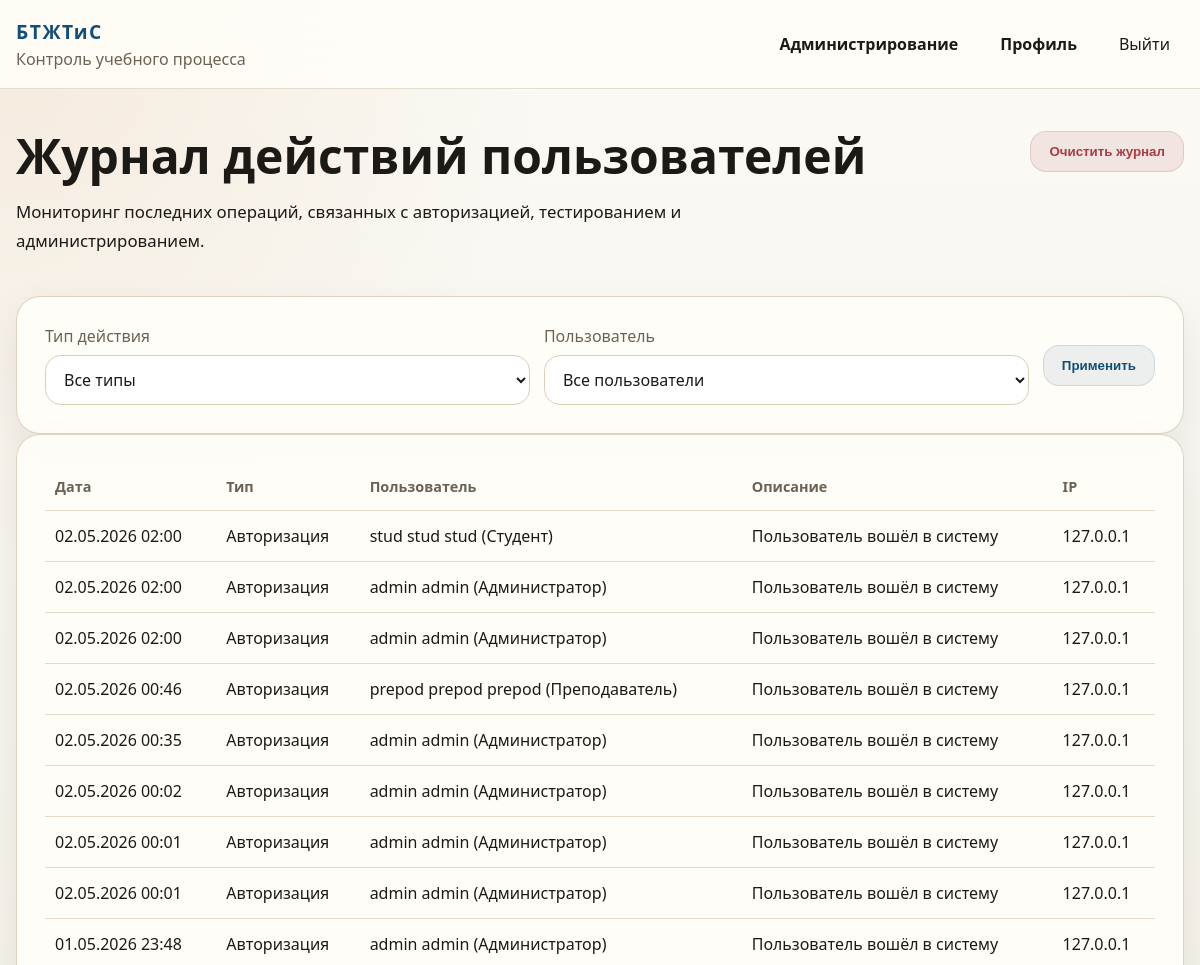
/admin-panel/logs/ (signed in, upper part), run on an earlier commit of the app's database.
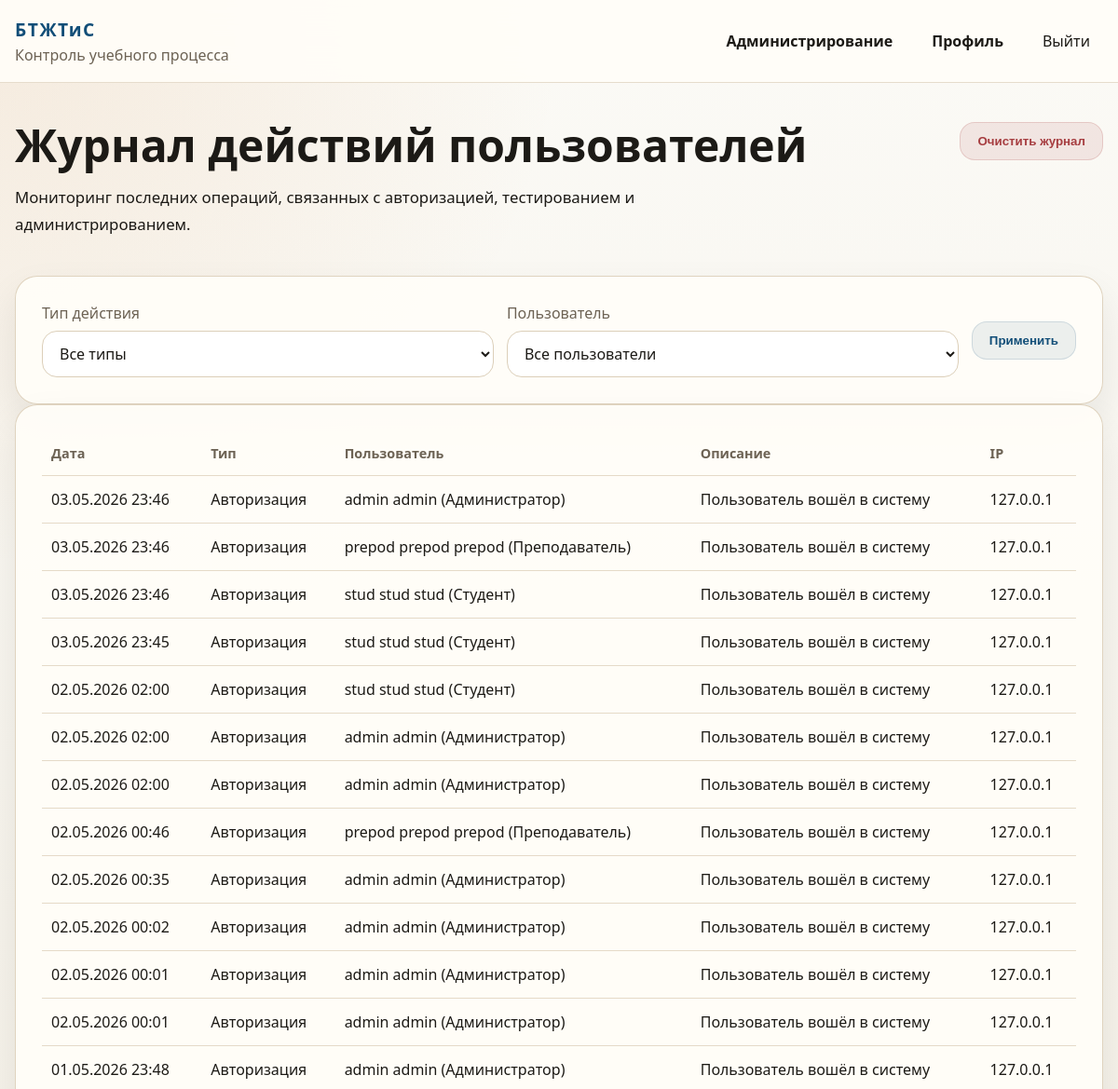
And on a later commit of the database.
### education/models.py (models this page shows, shortened)
class ActivityLog(models.Model):
    class ActionType(models.TextChoices):
        AUTH = "auth", "Авторизация"
        PROFILE = "profile", "Профиль"
        TEST = "test", "Тест"
        ANALYTICS = "analytics", "Аналитика"
        ADMIN = "admin", "Администрирование"
    user = models.ForeignKey(
        settings.AUTH_USER_MODEL,
        on_delete=models.SET_NULL,
        blank=True,
        null=True,
        related_name="activity_logs",
        verbose_name="Пользователь",
    )
    action_type = models.CharField("Тип действия", max_length=20, choices=ActionType.choices)
    description = models.CharField("Описание", max_length=255)
    details = models.JSONField("Детали", blank=True, null=True)
    ip_address = models.GenericIPAddressField("IP-адрес", blank=True, null=True)
    created_at = models.DateTimeField("Дата и время", auto_now_add=True)
    class Meta:
        ordering = ["-created_at"]
        verbose_name = "Журнал действия"
        verbose_name_plural = "Журнал действий"

class User(AbstractUser):
    class Role(models.TextChoices):
        STUDENT = ROLE_STUDENT, "Студент"
        TEACHER = ROLE_TEACHER, "Преподаватель"
        ADMINISTRATOR = ROLE_ADMINISTRATOR, "Администратор"
    email = models.EmailField("Электронная почта", unique=True)
    middle_name = models.CharField("Отчество", max_length=150, blank=True)
    phone = models.CharField("Телефон", max_length=32, blank=True)
    bio = models.TextField("О себе", blank=True)
    role = models.CharField(
        "Роль",
        max_length=20,
        choices=Role.choices,
        default=Role.STUDENT,
    )
    academic_group = models.ForeignKey(
        "AcademicGroup",
        on_delete=models.SET_NULL,
        related_name="students",
        blank=True,
        null=True,
        verbose_name="Учебная группа",
    )
    REQUIRED_FIELDS = ["email", "first_name", "last_name"]
    objects = UserManager()
    class Meta:
        ordering = ["last_name", "first_name", "username"]
        verbose_name = "Пользователь"
        verbose_name_plural = "Пользователи"
    @property
    def full_name(self):
        return " ".join(
            part for part in [self.last_name, self.first_name, self.middle_name] if part
        ) or self.username
    @property
    def is_administrator(self):
        return self.role == self.Role.ADMINISTRATOR or self.is_superuser
    def __str__(self):
        return f"{self.full_name} ({self.get_role_display()})"

### education/views.py (the view, shortened to what this page needs)
# urls.py: path("admin-panel/logs/", views.activity_logs, name="activity_logs"),
@role_required(User.Role.ADMINISTRATOR)
def activity_logs(request):
    logs = ActivityLog.objects.select_related("user").all()
    filter_form = ActivityLogFilterForm(request.GET or None)
    return render(
        request,
        "education/activity_logs.html",
        {"logs": logs[:150], "filter_form": filter_form},
    )

### education/forms.py
class ActivityLogFilterForm(StyledFormMixin, forms.Form):
    action_type = forms.ChoiceField(
        choices=[("", "Все типы")] + list(ActivityLog.ActionType.choices),
        required=False,
        label="Тип действия",
    )
    user = forms.ModelChoiceField(
        queryset=User.objects.all(),
        required=False,
        label="Пользователь",
        empty_label="Все пользователи",
    )

### education/forms.py (called while the page is built)
def apply_form_styles(form):
    for field in form.fields.values():
        widget = field.widget
        css_class = widget.attrs.get("class", "")
        if isinstance(widget, forms.CheckboxInput):
            widget.attrs["class"] = f"{css_class} form-check-input".strip()
        elif isinstance(widget, (forms.Select, forms.SelectMultiple)):
            widget.attrs["class"] = f"{css_class} form-select".strip()
            if isinstance(widget, forms.SelectMultiple):
                widget.attrs.setdefault("size", 6)
        elif isinstance(widget, forms.FileInput):
            widget.attrs["class"] = f"{css_class} form-control form-control-file".strip()
        else:
            widget.attrs["class"] = f"{css_class} form-control".strip()

### education/utils.py (called while the page is built)
def role_required(*roles):
    def decorator(view_func):
        @wraps(view_func)
        def _wrapped_view(request, *args, **kwargs):
            if not request.user.is_authenticated:
                return redirect("login")
            if request.user.is_superuser or request.user.role in roles:
                return view_func(request, *args, **kwargs)
            messages.error(request, "У вас нет доступа к данному разделу.")
            return redirect(dashboard_url_for(request.user))
        return _wrapped_view
    return decorator

### templates/education/activity_logs.html (shortened to what this page needs)
{% extends "base.html" %}
{% block content %}
<section class="section">
    <div class="container">
        <div class="page-head page-head-inline">
            <div>
                <h1>Журнал действий пользователей</h1>
                <p>Мониторинг последних операций, связанных с авторизацией, тестированием и администрированием.</p>
            </div>
            <div class="head-actions">
                <form method="post" action="{% url 'education:activity_logs_clear' %}" class="inline-form">
                    <button type="submit" class="btn btn-danger" onclick="return confirm('Очистить весь журнал действий?');">
                        Очистить журнал
                    </button>
                </form>
            </div>
        </div>
        <section class="panel">
            <form method="get" class="filters-row">
                <div class="form-field">
                    <label for="{{ filter_form.action_type.id_for_label }}">{{ filter_form.action_type.label }}</label>
                    {{ filter_form.action_type }}
                </div>
                <div class="form-field grow-field">
                    <label for="{{ filter_form.user.id_for_label }}">{{ filter_form.user.label }}</label>
                    {{ filter_form.user }}
                </div>
                <div class="filters-actions">
                    <button type="submit" class="btn btn-secondary">Применить</button>
                </div>
            </form>
        </section>
        <section class="panel">
            <div class="table-wrap">
                <table class="data-table">
                    <thead>
                        <tr>
                            <th>Дата</th>
                            <th>Тип</th>
                            <th>Пользователь</th>
                            <th>Описание</th>
                            <th>IP</th>
                        </tr>
                    </thead>
                    <tbody>
                        {% for log in logs %}
                            <tr>
                                <td>{{ log.created_at|date:"d.m.Y H:i" }}</td>
                                <td>{{ log.get_action_type_display }}</td>
                                <td>{{ log.user|default:"Система" }}</td>
                                <td>{{ log.description }}</td>
                                <td>{{ log.ip_address|default:"-" }}</td>
                            </tr>
                        {% empty %}
                            <tr>
                                <td colspan="5">Записей пока нет.</td>
                            </tr>
                        {% endfor %}
                    </tbody>
                </table>
            </div>
        </section>
    </div>
</section>
{% endblock %}

### templates/base.html (shortened to what this page needs)
{% load static %}
<!DOCTYPE html>
<html lang="ru">
<head>
    <link rel="stylesheet" href="{% static 'education/css/styles.css' %}">
</head>
<body>
    <header class="site-header">
        <div class="container header-inner">
            <a class="brand" href="{% if user.is_authenticated %}{% url 'education:dashboard' %}{% else %}{% url 'education:home' %}{% endif %}">
                <span class="brand-mark">БТЖТиС</span>
                <span class="brand-text">Контроль учебного процесса</span>
            </a>
            <nav class="main-nav">
                {% if user.is_authenticated %}
                    {% if user.is_administrator %}
                        <a href="{% url 'education:admin_dashboard' %}">Администрирование</a>
                    {% else %}
                        <a href="{% url 'education:dashboard' %}">Кабинет</a>
                    {% endif %}
                    <a href="{% url 'education:profile_edit' %}">Профиль</a>
                    <form method="post" action="{% url 'logout' %}" class="inline-form">
                        <button class="nav-button" type="submit">Выйти</button>
                    </form>
                {% else %}
                    <a href="{% url 'education:register' %}" class="nav-accent">Регистрация</a>
                {% endif %}
            </nav>
        </div>
    </header>
    <main class="page-shell">
        {% block content %}{% endblock %}
    </main>
</body>
</html>

### static/education/css/styles.css (style rules this page uses)
:root { --bg: #f6f4ee; --surface: #fffdf8; --surface-alt: #efe8d9; --border: #dccfb9; --text: #1c1a16; --muted: #6c6254; --primary: #124e78; --primary-dark: #0d3958; --accent: #cb7c2f; --danger: #a63d40; --success: #216869; --shadow: 0 18px 40px rgba(28, 26, 22, 0.08); --radius: 24px; }
*, *::before, *::after { box-sizing: border-box; }
body { margin: 0; font-family: "Segoe UI", Tahoma, Geneva, Verdana, sans-serif; background: radial-gradient(circle at top left, rgba(203, 124, 47, 0.12), transparent 28%), linear-gradient(180deg, #fbfaf6 0%, #f2ede2 100%); color: var(--text); }
a { color: inherit; text-decoration: none; }
.container { width: min(1180px, calc(100% - 32px)); margin: 0 auto; }
.site-header { position: sticky; top: 0; z-index: 20; background: rgba(255, 253, 248, 0.92); backdrop-filter: blur(16px); border-bottom: 1px solid rgba(220, 207, 185, 0.7); }
.header-inner, .footer-inner, .page-head-inline, .head-actions, .main-nav, .hero-actions, .hero-note, .quick-links, .test-meta, .test-actions, .filters-row, .filters-actions, .actions-cell, .checkbox-line, .form-actions, .log-item, .answer-row { display: flex; align-items: center; gap: 14px; }
.header-inner, .footer-inner { justify-content: space-between; padding: 18px 0; }
.brand { display: flex; flex-direction: column; gap: 3px; }
.brand-mark { font-size: 1.2rem; font-weight: 800; letter-spacing: 0.08em; color: var(--primary); }
.brand-text, .field-help, .table-muted, .muted, .site-footer p, .hero-note, .meta-line, .meta-list, .details-content, .filters-row label { color: var(--muted); }
.main-nav { flex-wrap: wrap; justify-content: flex-end; }
.main-nav a, .nav-button { padding: 10px 14px; border-radius: 999px; font-weight: 600; }
.nav-button { border: 0; background: transparent; cursor: pointer; font: inherit; color: inherit; }
.section, .hero { padding: 42px 0; }
.hero h1, .page-head h1 { margin: 0 0 12px; font-size: clamp(2rem, 4vw, 3.6rem); line-height: 1.05; }
.hero-text, .page-head p { font-size: 1.05rem; line-height: 1.7; max-width: 760px; }
.hero-panel, .panel, .feature-card, .mini-stat, .stat-card, .details-card { background: rgba(255, 253, 248, 0.94); border: 1px solid rgba(220, 207, 185, 0.9); border-radius: var(--radius); box-shadow: var(--shadow); }
.hero-panel, .panel { padding: 28px; }
.btn { display: inline-flex; justify-content: center; align-items: center; gap: 8px; padding: 12px 18px; border-radius: 16px; border: 1px solid transparent; font-weight: 700; cursor: pointer; transition: transform 0.2s ease, box-shadow 0.2s ease, background 0.2s ease; }
.btn-secondary { background: rgba(18, 78, 120, 0.08); color: var(--primary); border-color: rgba(18, 78, 120, 0.14); }
.btn-danger { background: rgba(166, 61, 64, 0.1); color: var(--danger); border-color: rgba(166, 61, 64, 0.18); }
.page-head { margin-bottom: 24px; }
.page-head-inline { justify-content: space-between; align-items: flex-start; }
.table-wrap { overflow-x: auto; }
.data-table { width: 100%; border-collapse: collapse; }
.data-table th, .data-table td { padding: 14px 10px; border-bottom: 1px solid rgba(220, 207, 185, 0.75); text-align: left; vertical-align: top; }
.data-table th { color: var(--muted); font-size: 0.9rem; font-weight: 700; }
.inline-form, .danger-zone { display: inline-flex; }
.form-field { display: grid; gap: 8px; }
.filters-row { align-items: stretch; }
.filters-row > .form-field { flex: 1 1 0; min-width: 0; }
.form-control, .form-select, input[type="password"], input[type="text"], input[type="email"] { width: 100%; padding: 12px 14px; border-radius: 16px; border: 1px solid var(--border); background: #fff; color: var(--text); font: inherit; }
.grow-field { flex: 1; }

What changed in the data, as far as the page shows it:
added ActivityLog: created_at "03.05.2026 23:46", action_type "Авторизация", user "admin admin (Администратор)", description "Пользователь вошёл в систему", ip_address "127.0.0.1"
added ActivityLog: created_at "03.05.2026 23:46", action_type "Авторизация", user "prepod prepod prepod (Преподаватель)", description "Пользователь вошёл в систему", ip_address "127.0.0.1"
added ActivityLog: created_at "03.05.2026 23:46", action_type "Авторизация", user "stud stud stud (Студент)", description "Пользователь вошёл в систему", ip_address "127.0.0.1"
added ActivityLog: created_at "03.05.2026 23:45", action_type "Авторизация", user "stud stud stud (Студент)", description "Пользователь вошёл в систему", ip_address "127.0.0.1"
